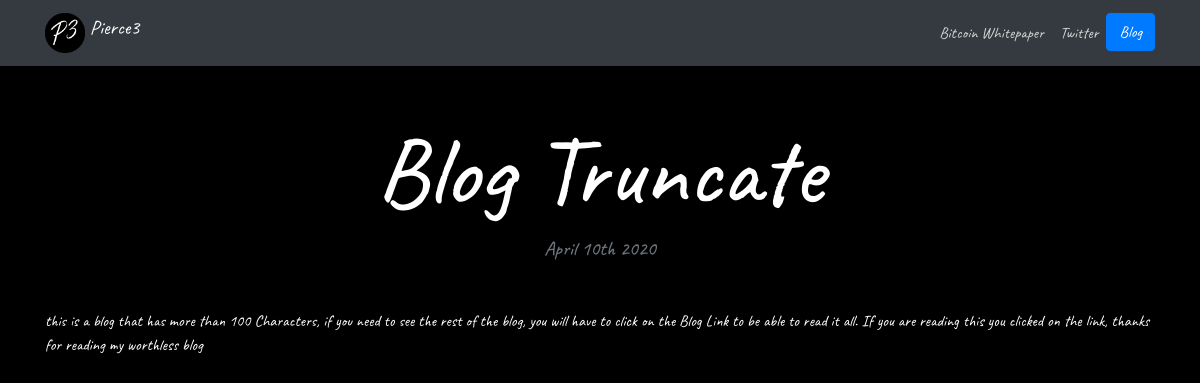
/blog/5/, run on the app's committed database.
### blog/models.py (models this page shows)
class blog_Project(models.Model):
    title = models.CharField(max_length=200)
    description = models.TextField()
    date = models.DateField()
    def __str__(self):
        return(self.title)

### blog/views.py (the view)
# urls.py: url(r'^(?P<blog_id>\d+)/$', views.detail, name='detail'),
def detail(request, blog_id):
    one_Blog = get_object_or_404(blog_Project, pk=blog_id)
    print (one_Blog)
    return render(request, 'blog/detail.html', {'one_Blog':one_Blog})

### blog/templates/blog/detail.html
{% extends "portfolio/base.html" %}
{% load static %}
{% block content %}
<h1 class="text-center mt-5" id="blogdetailtitle">{{ one_Blog.title }}</h1>
<h5 class="text-center text-muted mb-5">{{ one_Blog.date|date:'F jS Y' }}</h5>
{{ one_Blog.description|safe }}
{% endblock %}

### portfolio/static/portfolio/custom.css (style rules this page uses)
body { font-family: 'Caveat', cursive; background-color: black; color: white; }
@media (min-width: 992px) { #blogdetailtitle { font-size: 6rem; } }

### data on the page
blog_Project: title "Blog Truncate", date "April 10th 2020", description "this is a blog that has more than 100 Characters, if you need to see the rest of the blog, you will have to click on the Blog Link to be able to read it all. If you are reading this you clicked on the link, thanks for reading my worthless blog"
